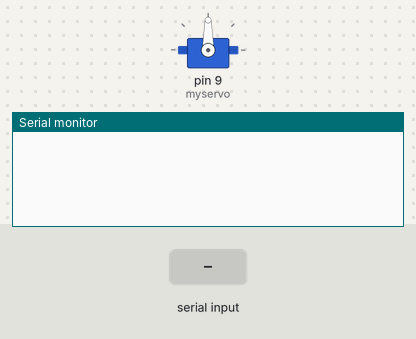
The sketch below on a simulated Arduino Uno, built with avr-gcc and run on an emulated ATmega328P. Parts: servo, the last lines printed to the serial monitor. The test bench sets the inputs (shaded band).

Above: at 1.2 s.
1.3 s: "a" received over Serial
At 2.5 s:
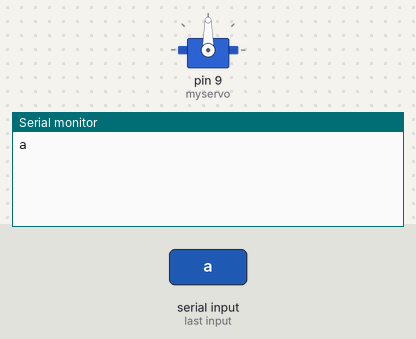
2.8 s: "b" received over Serial
At 3.8 s:
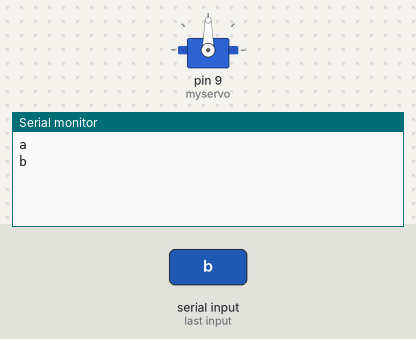
4.3 s: "c" received over Serial
At 5.0 s:
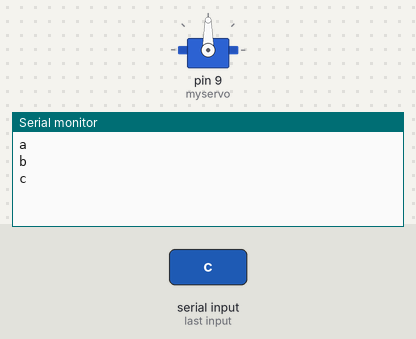

The sketch:

sketch_mar28a.ino
```cpp
#include <Servo.h>

Servo myservo;

// the setup routine runs once when you press reset:
void setup() {
  // initialize the digital pin as an output.
  Serial.begin(9600); //baud rate
  myservo.attach(9);
}

void servo_out (Servo servo, char input) {
  if (input == 'a') {
    servo.write(10);
  } else if (input == 'b') {
    servo.write(40);
  } else if (input == 'c') {
    servo.write(70);
  } else if (input == 'd') {
    servo.write(100);
  } else if (input == 'e') {
    servo.write(130);
  } else if (input == 'f') {
    servo.write(150);
  }
}


// the loop routine runs over and over again forever:
void loop() {
  char inByte = ' ';
  if (Serial.available()) {
    inByte = Serial.read();
    Serial.println(inByte);
    servo_out(myservo, inByte);
  }

}  // turn the LED off by making the voltage LOW}
```

Measured:
- after the input at 1.3 s, the serial monitor: prints a new line at once (image 1)
- after the input at 2.8 s, the serial monitor: prints a new line at once (image 2)
- after the input at 4.3 s, the serial monitor: prints a new line at once (image 3)
